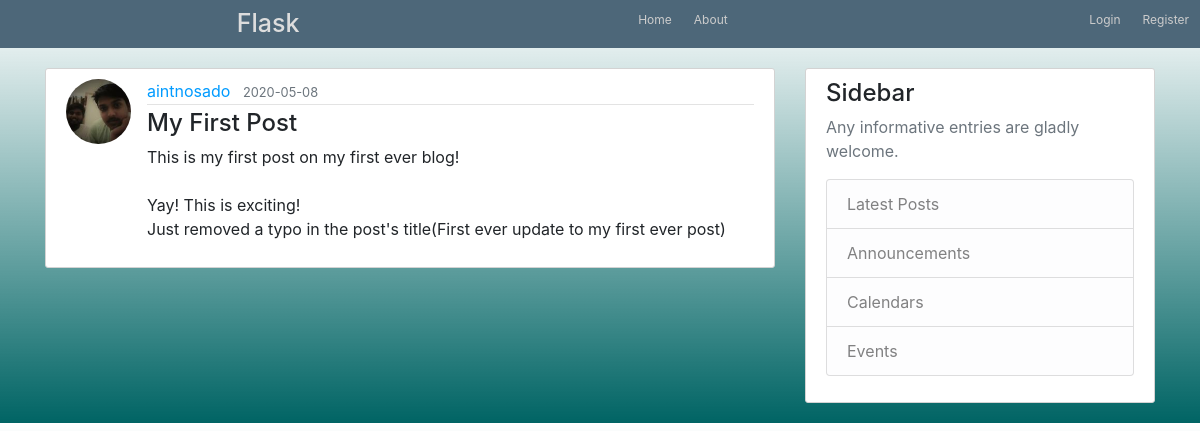
/post/1, run on the app's committed database.
### flask_blog/models.py (models this page shows, shortened)
class User(db.Model, UserMixin):
	id=db.Column(db.Integer, primary_key=True)
	username = db.Column(db.String(20), unique=True, nullable=False)
	email = db.Column(db.String(120), unique=True, nullable=False)
	image_file = db.Column(db.String(20),  nullable=False, default='default.jpg')
	password = db.Column(db.String(60), nullable=False)
	posts = db.relationship('Post', backref='author', lazy=True)

class Post(db.Model):
	id = db.Column(db.Integer, primary_key=True)
	title = db.Column(db.String(100), nullable=False)
	date_posted = db.Column(db.DateTime, nullable=False, default=datetime.utcnow)
	content = db.Column(db.Text, nullable=False)
	user_id = db.Column(db.Integer, db.ForeignKey('user.id'), nullable=False)

### flask_blog/posts/routes.py (the view)
@posts.route("/post/<int:post_id>")
def post(post_id):
	post = Post.query.get_or_404(post_id)
	return render_template('post.html', title=post.title, post=post)

### flask_blog/templates/post.html (shortened to what this page needs)
{% extends 'layout.html' %}
{% block content %}
	<article class="media content-section">
		<img class="rounded-circle article-img" src="{{ url_for('static', filename='profile/' + post.author.image_file) }}">
		<div class="media-body">
			<div class="article-metadata">
				<a class="mr-2" href="{{ url_for('users.user_posts', username=post.author.username) }}">{{post.author.username}}</a>
				<small class="text-muted">{{post.date_posted.strftime('%Y-%m-%d')}}</small>
			</div>
			<h4 class="article-title">{{post.title}}</h4>
			<p class="article-content">{{post.content}}</p>
		</div>
	</article>
{% endblock content%}

### flask_blog/static/main.css (style rules this page uses)
body { background-image: linear-gradient(to top,rgba(0,100,100,1),rgba(0,50,50,0)); background-position: all; }
.content-section { background-color: #ffffff; padding: 10px 20px; border: 1px solid #d3d3d3; border-radius: 3px; margin-top: 20px; margin-bottom: 20px; }
.article-content { white-space: pre-line; }
.article-img { height: 65px; width: 65px; margin-right:16px; }
.article-metadata { padding-bottom: 1px; margin-bottom: 4px; border-bottom: 1px solid #e3e3e3; }
.article-metadata a,a:visited { color: #019bff; text-decoration: none; }

### data on the page
User: image_file (picture), author.username "aintnosado"
Post: date_posted "2020-05-08", title "My First Post", content "This is my first post on my first ever blog! Yay! This is exciting! Just removed a typo in the post's title(First ever update to my first ever post)"
